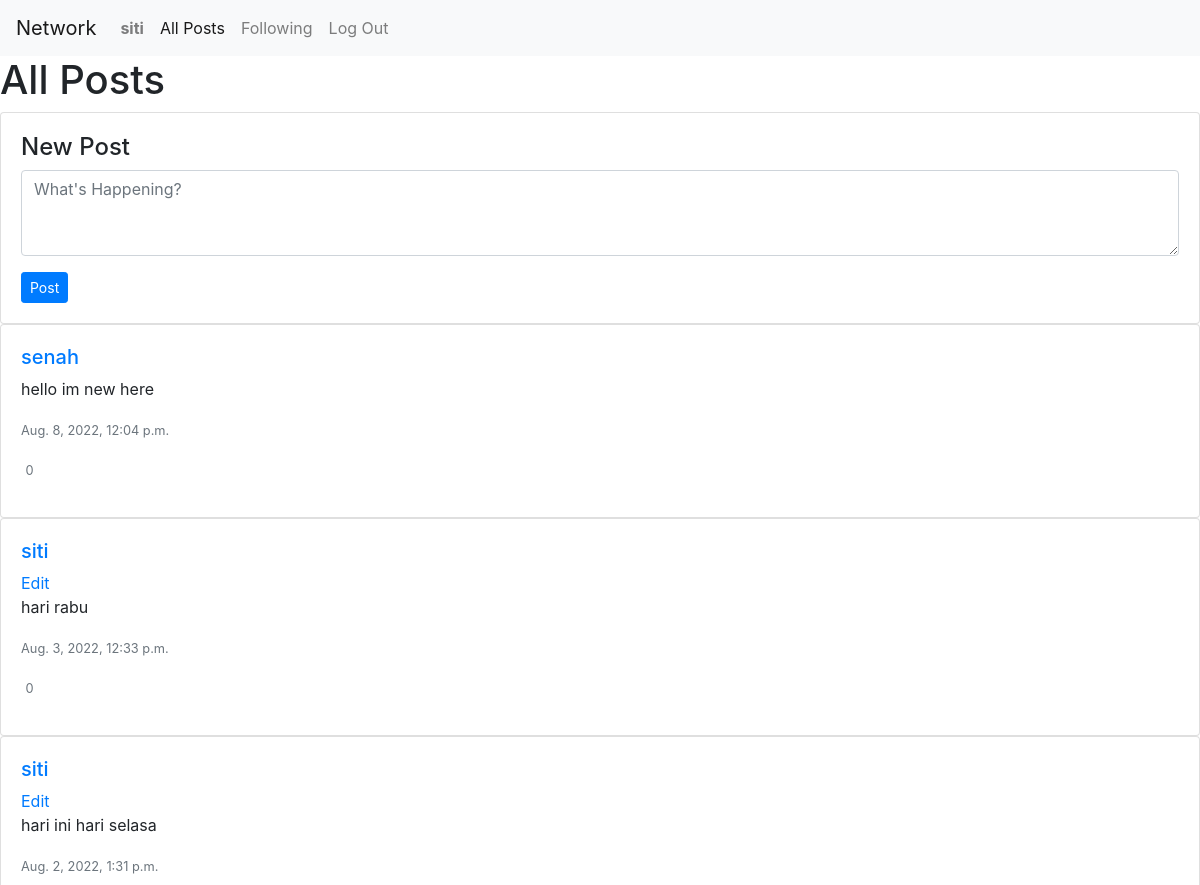
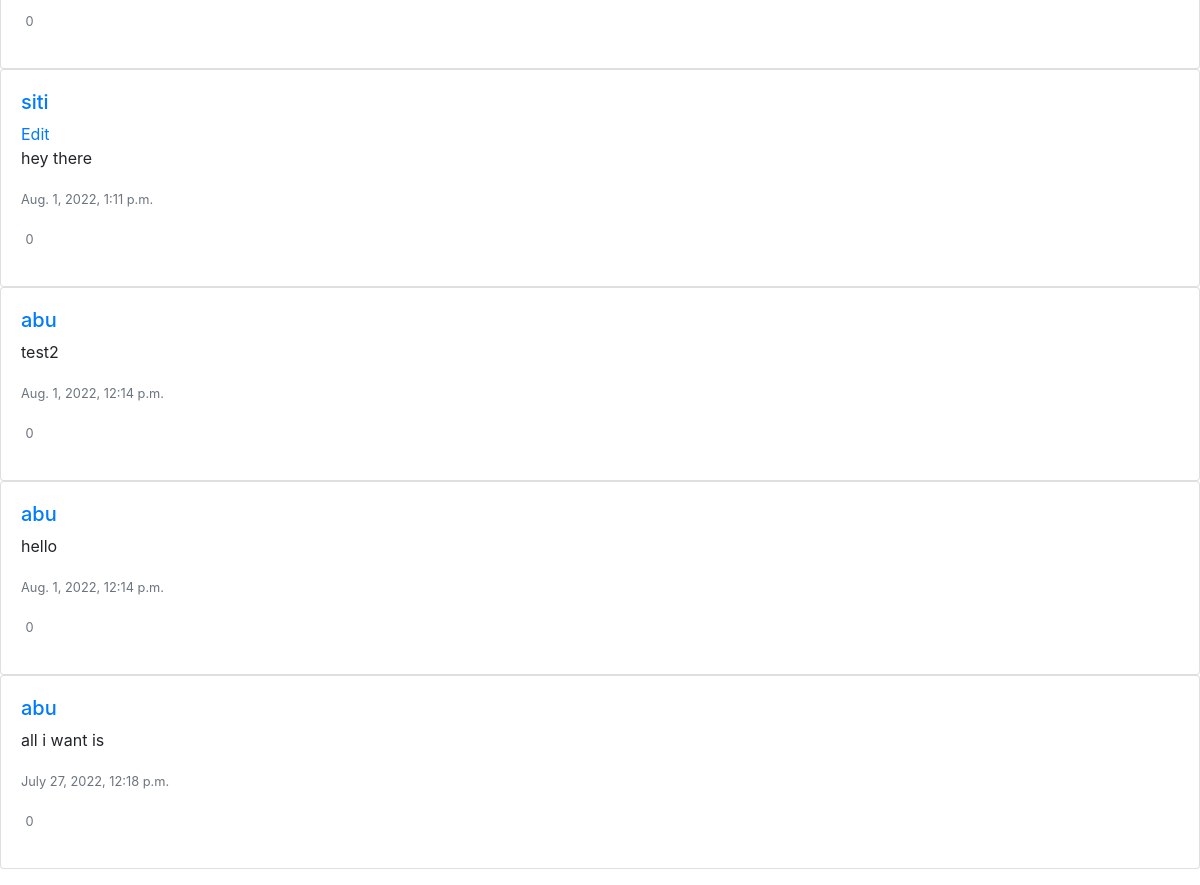
The app's page / (signed in) with its own data (2 pictures, top to bottom).
### network/models.py (models this page shows, shortened)
class User(AbstractUser):
    pass

class Post(models.Model):
    user = models.ForeignKey(User, on_delete=models.CASCADE)
    text = models.CharField(max_length=160, default=None)
    post_date = models.DateTimeField(default=datetime.now, blank=True)

### network/views.py (the view)
# urls.py: path("", views.index, name="index"),
def index(request):
    if request.user.is_authenticated:
        user = request.session['_auth_user_id']
        likes = Like.objects.filter(post=OuterRef('id'), user_id=user)
        posts = Post.objects.filter().order_by('-post_date').annotate(current_like=Count(likes.values('id')))
    else:
        posts = Post.objects.order_by('-post_date').all()
    paginator = Paginator(posts, MAX_POSTS_PER_PAGE)
    page_number = request.GET.get('page')
    page_obj = paginator.get_page(page_number)
    return render(request, "network/index.html" , {
        'posts': page_obj,
        'form': NewPostForm(),
        'form_edit': NewEditPostForm()
    })

### network/views.py
class NewPostForm(forms.Form):
    post_text = forms.Field(widget=forms.Textarea({'rows': '3','maxlength' : 160,'class': 'form-control', 'placeholder': "What's Happening?", 'id': 'id_post_edit_text'
        }),
        label="New Post", required=True)

class NewEditPostForm(forms.Form):
    id_post_edit_text = forms.Field(widget=forms.Textarea(
        {'rows': '3', 'maxlength': 160, 'class': 'form-control', 'placeholder': "What's happening?", 'id': 'id_post_edit_text'}), label="New Post", required=True)

### network/templates/network/index.html (shortened to what this page needs)
{% extends "network/layout.html" %}
{% block body %}
<h1>All Posts</h1>
{% include "network/newpost.html" %}
<div id="posts">
    {% for post in posts %}
    <div class="card">
        <div class="card-body">
            <h5><a href="{% url 'profile' post.user.username %}">{{post.user.username}}</a></h5>
            {% if post.user_id == user.id %}
            <a href="#" class="card-link" id="edit_link_{{post.id}}" data-id="{{post.id}}" data-toggle="modal">Edit</a>
            {% endif %}
            <p class="card-text" id="post_text_{{post.id}}">{{ post.text }}</p>
            <p class="card-text">
                <small class="text-muted">{{post.post_date}}</small>
            </p>
            <p>
                <div data-id="{{post.id}}" class="card-link {% if post.current_like > 0 %} fas {%else%} far {% endif %} fa-heart">
                    &nbsp<small class="text-muted">{{post.like_set.count}}</small>
                </div>
            </p>
        </div>
    </div>
    {% empty %}
    <h2>No posts</h2>
    {% endfor %}
</div>
{% endblock %}

### network/templates/network/layout.html (shortened to what this page needs)
{% load static %}
<!DOCTYPE html>
<html lang="en">
    <head>
        <link rel="stylesheet" href="https://stackpath.bootstrapcdn.com/bootstrap/4.4.1/css/bootstrap.min.css">
        <link href="{% static 'network/styles.css' %}" rel="stylesheet">
    </head>
    <body>
        <nav class="navbar navbar-expand-lg navbar-light bg-light">
            <a class="navbar-brand" href="{% url 'index' %}">Network</a>
            <div>
                {% with request.resolver_match.url_name as url_name %}
              <ul class="navbar-nav mr-auto">
                {% if user.is_authenticated %}
                    <li class="nav-item {% if url_name == 'profile' %}active{% endif %}">
                        <a class="nav-link" href="{% url 'profile' user.username %}"><strong>{{ user.username }}</strong></a>
                    </li>
                {% endif %}
                <li class="nav-item {% if url_name == 'index' %}active{% endif %}">
                  <a class="nav-link" href="{% url 'index' %}">All Posts</a>
                </li>
                {% if user.is_authenticated %}
                    <li class="nav-item {% if url_name == 'following' %}active{% endif %}">
                        <a class="nav-link" href="{% url 'following' %}">Following</a>
                    </li>
                    <li class="nav-item {% if url_name == 'logout' %}active{% endif %}">
                        <a class="nav-link" href="{% url 'logout' %}">Log Out</a>
                    </li>
                {% endif %}
              </ul>
              {% endwith %}
            </div>
          </nav>
        <div class="body">
            {% block body %}
            {% endblock %}
        </div>
    </body>
</html>

### network/static/network/styles.css (style rules this page uses)
.fa-heart { color: red !important; cursor: pointer; }

### records on screen
User: username "siti"
Post: user.username "senah", text "hello im new here", post_date "Aug. 8, 2022, 12:04 p.m.", like_set.count "0"
Post: user.username "siti", text "hari rabu", post_date "Aug. 3, 2022, 12:33 p.m.", like_set.count "0"
Post: user.username "siti", text "hari ini hari selasa", post_date "Aug. 2, 2022, 1:31 p.m.", like_set.count "0"
Post: user.username "siti", text "hey there", post_date "Aug. 1, 2022, 1:11 p.m.", like_set.count "0"
Post: user.username "abu", text "test2", post_date "Aug. 1, 2022, 12:14 p.m.", like_set.count "0"
Post: user.username "abu", text "hello", post_date "Aug. 1, 2022, 12:14 p.m.", like_set.count "0"
Post: user.username "abu", text "all i want is", post_date "July 27, 2022, 12:18 p.m.", like_set.count "0"
